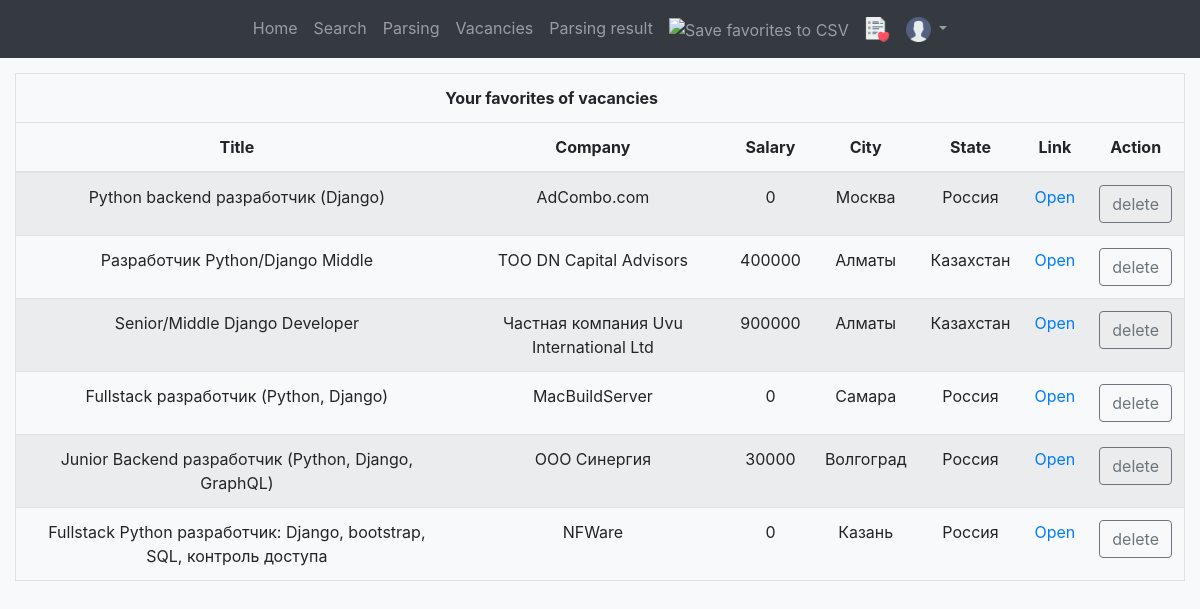
The page /vacancies/favorites (signed in) on the database its author committed.
### app/models.py (models this page shows)
class Job(db.Model):
    __tablename__ = 'Job'
    __searchable__ = ['title']
    __analyzer__ = StemmingAnalyzer()
    id = db.Column(db.Integer, primary_key=True)
    title = db.Column(db.String(80), nullable=False)
    company = db.Column(db.String(80), nullable=False)
    city = db.Column(db.String(80), nullable=False)
    state = db.Column(db.String(80), nullable=False)
    salary = db.Column(db.Integer, nullable=False)
    link = db.Column(db.String(80), nullable=False)
    source = db.Column(db.String(80), nullable=False)

### app/vacancies.py (the view)
@blueprint_vacancies.route('/favorites', methods=['GET', 'POST'])
@login_required
def favorites():
    vacancies_favorites = Favorite.query.filter_by(id_user=current_user.id)
    id_list = [v.id_vacancy for v in vacancies_favorites]
    jobs_filter = Job.query.filter(Job.id.in_(id_list))
    if len(id_list) > current_app.config['ROWS_PAGINATOR']:
        page = request.args.get('page', 1, type=int)
        jobs = jobs_filter.paginate(page=page, per_page=current_app.config['ROWS_PAGINATOR'])
        title = f'Favorites vacancies {page} page'
        paginate = True
    else:
        jobs = jobs_filter
        title = 'Favorites vacancies'
        paginate = False
    parametrs = {'paginate': paginate, 'jobs': jobs}
    return render_template('vacancies/favorites.html', parametrs=parametrs, title=title)

### app/models.py (called while the page is built)
@login.user_loader
def user_loader(user_id):
    user = User.query.get(int(user_id))
    if user is None:
        return
    return user

    def is_administrator(self):
        if self.role_id == Role.query.filter_by(privilege=True).first().id:
            return True
        else:
            return False

### app/templates/vacancies/favorites.html (shortened to what this page needs)
{% extends 'base.html' %}
{% block FAVORITESPAGE %} active {% endblock %}
{% if parametrs.jobs is not none %}
{% block save %}
    <li class="nav-item">
        <a class="nav-link" href="{{ url_for('blueprint_app.export', vacancies='favorites') }}">
            <img src="{{ url_for('static', filename='img/csv.png') }}" alt="Save favorites to CSV" vspace="0" align="center" height="25px">
        </a>
    </li>
{% endblock %}
{% block page_content %}
    <div class="container col-12" style="margin-top:15px;">
        <table class="table table-striped table-hover border">
            <thead>
            <tr>
                <td align="center" colspan="6">
                <b>Your favorites of vacancies{% if parametrs.paginate %}. Showing page {{ parametrs.jobs.page }} of {{ parametrs.jobs.pages }}.{% endif %}
                </b></td>
            </tr>
            <tr>
                <th>Title</th>
                <th>Company</th>
                <th>Salary</th>
                <th>City</th>
                <th>State</th>
                <th>Link</th>
                <th>Action</th>
            </tr>
            </thead>
            <tbody>
            {% if parametrs.paginate %}
            {% for job in parametrs.jobs.items %}
            {% include 'vacancies/row_favorites.html' %}
            {% endfor %}
            {% else %}
            {% for job in parametrs.jobs %}
            {% include 'vacancies/row_favorites.html' %}
            {% endfor %}
            {% endif %}
            </tbody>
        </table>
    </div><br>
{% endblock %}
{% endif %}

### app/templates/vacancies/row_favorites.html
<tr>
    <td>{{ job.title }}</td>
    <td>{{ job.company }}</td>
    <td>{{ job.salary }}</td>
    <td>{{ job.city }}</td>
    <td>{{ job.state }}</td>
    <td><a href="{{ job.link }}" target="_blank">Open</a></td>
    <td>
        <input id="{{job.id}}"
               type="button"
               class="btn btn-outline-secondary"
               value="delete"
               onclick="delete_vacancy({{job.id}})">
    </td>
</tr>

### rows shown on the page
Job: title "Python backend разработчик (Django)", company "AdCombo.com", salary "0", city "Москва", state "Россия"
Job: title "Разработчик Python/Django Middle", company "ТОО DN Capital Advisors", salary "400000", city "Алматы", state "Казахстан"
Job: title "Senior/Middle Django Developer", company "Частная компания Uvu International Ltd", salary "900000", city "Алматы", state "Казахстан"
Job: title "Fullstack разработчик (Python, Django)", company "MacBuildServer", salary "0", city "Самара", state "Россия"
Job: title "Junior Backend разработчик (Python, Django, GraphQL)", company "ООО Синергия", salary "30000", city "Волгоград", state "Россия"
Job: title "Fullstack Python разработчик: Django, bootstrap, SQL, контроль доступа", company "NFWare", salary "0", city "Казань", state "Россия"
